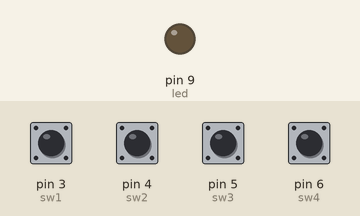
Recording of a sketch running on a simulated Arduino Uno, built with avr-gcc and run on an emulated ATmega328P. Shown: output pins drawn as LEDs (lit = HIGH). The inputs (shaded band) are chosen by the test bench; at power-on: pin 3 (sw1), pin 4 (sw2), pin 5 (sw3), pin 6 (sw4) HIGH.

Above: at 1.2 s.
1.3 s: pin 3 (sw1) pulled LOW for 0.15 s
At 2.2 s:
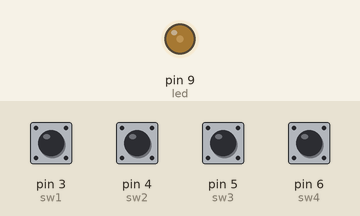
2.9 s: pin 4 (sw2) pulled LOW for 0.15 s
At 3.4 s:
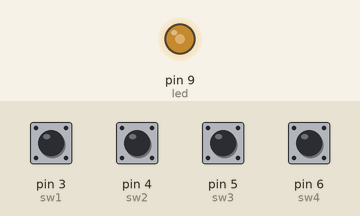
4.5 s: pin 5 (sw3) pulled LOW for 0.15 s
At 5.7 s:
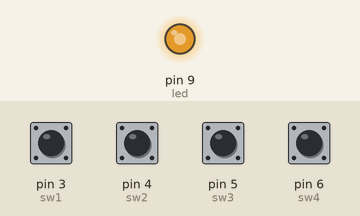
6.1 s: pin 6 (sw4) pulled LOW for 0.15 s
At 7.1 s:
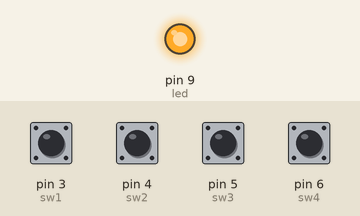
7.7 s: pin 3 (sw1) pulled LOW for 1 s
At 8.3 s:
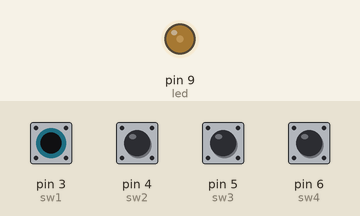
10.2 s: pin 4 (sw2) pulled LOW for 1 s
At 11.4 s:
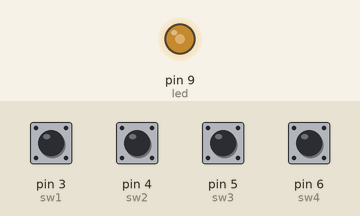
Timing chart, 0 to 13.2 s (numbered marks = the images above; inputs shaded):
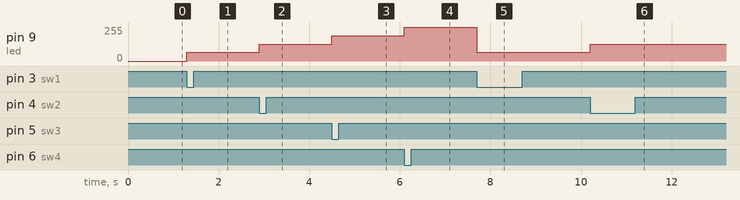

The sketch:

sketch_mar3a.ino
```cpp
int led = 9;
int sw1 = 3;
int sw2 = 4;
int sw3 = 5;
int sw4 = 6;

void setup()
{
 pinMode(led,OUTPUT);
 pinMode(sw1,INPUT);
 pinMode(sw2,INPUT);
 pinMode(sw3,INPUT);
 pinMode(sw4,INPUT);
}

void loop()
{
if (digitalRead(sw1)==LOW)
{
analogWrite(led,64);
}

if (digitalRead(sw2)==LOW)
{
analogWrite(led,127);
}
if (digitalRead(sw3)==LOW)
{
analogWrite(led,191);
}
if (digitalRead(sw4)==LOW)
{
analogWrite(led,255);
}
}


// // C++ code
// //
// int LED = 6;
// int pwm = 10;

// void setup()
// {
//   pinMode(LED, OUTPUT);
// }

// void loop()
// {
//   for ( pwm = 1; pwm<=255; pwm++){
//  	analogWrite(LED, pwm);

//   }
//   for ( pwm = 1; pwm<=255; pwm--){
//  	analogWrite(LED, pwm);
//   }

// }
```

Measured:
- after the input at 1.3 s, pin 9 (led): 0/255 → 64/255 at once
- after the input at 2.9 s, pin 9 (led): 64/255 → 127/255 at once
- after the input at 4.5 s, pin 9 (led): 127/255 → 191/255 at once
- after the input at 6.1 s, pin 9 (led): 191/255 → 255/255 at once
- after the input at 7.7 s, pin 9 (led): 255/255 → 64/255 at once
- after the input at 10.2 s, pin 9 (led): 64/255 → 127/255 at once
